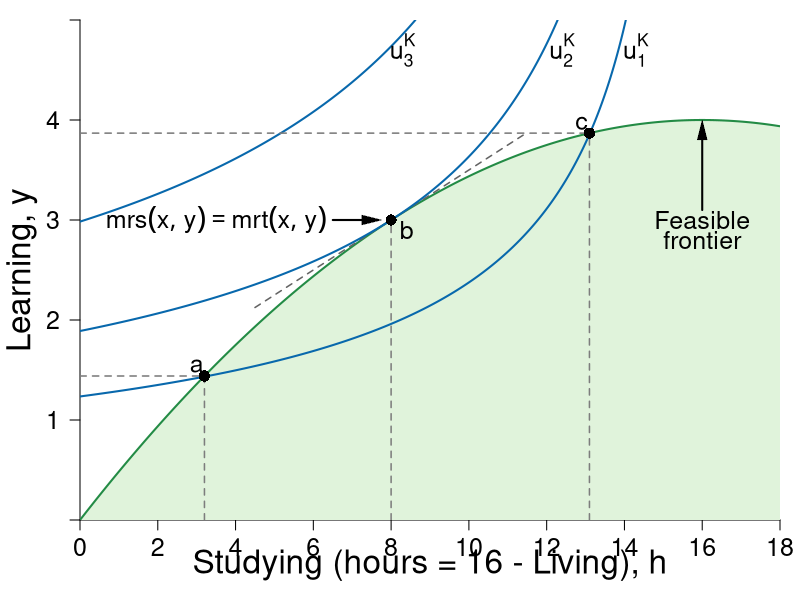

Write the R code that produced this figure.
#Graph Designer: Simon Halliday
#Authors: Bowles, Foley and Halliday
#Title: Microeconomics: Competition, Conflict and Coordination

library(shape)
#pdf(file = "feasible_frontier_indifference_badsSTEP1.pdf", width = 8, height = 8)
#pdf(file = "feasible_frontier_indifference_badsSTEP2.pdf", width = 8, height = 8)
#pdf(file = "feasible_frontier_indifference_badsSTEP3.pdf", width = 8, height = 8)
#pdf(file = "feasible_frontier_indifference_badsSTEP4.pdf", width = 8, height = 8)
pdf(file = "constrained_optimization/feasible_frontier_indifference_bads.pdf", width = 8, height = 8)

#Set parameters for graphics
pointsize <- 1.8
axislabelsize <- 2
labelsize <- 1.5
namesize <- 1.8
annotatesize <- 1.5
graphlinewidth <- 2
segmentlinewidth <- 1.5

COL <- c("#7fc97f", "#beaed4", "#fdc086", "#ffff99", "#386cb0", "#f0027f", "#bf5b17", "#666666")
COLA <- c("#e0f3db", "#99d8c9","#66c2a4","#41ae76", "#238b45", "#005824")
COLB <- c("#4eb3d3", "#2b8cbe", "#0868ac","#084081")
grays <- gray.colors(25, start = 1, end = 0)


#Edited the margins to cater for the larger LHS labels
par(mar =  c(4, 4, 1, 1))

ppf <- function(x, slope = 1/64, bary = 4) {
  bary - slope *(16-x)^2
}

uFn <- function(x, y, alpha = 0.4){
  ((16-x)^alpha)*(y^(1-alpha))
}

indiffA <- function(x, ubar = uFn(8,3) - 1, alpha = 0.4) {
  (ubar/ ((16-x)^alpha))^(1/ (1 - alpha))
}

tangentLine <- function(x, slope, intercept){
  intercept + slope*x
}

ylims <- c(0, 5)
xlims <- c(0, 18)

npts <- 501 
x <- seq(xlims[1], xlims[2], length.out = npts)
y <- seq(ylims[1], ylims[2], length.out = npts) 
#step by step graphs:
#step 2:
#a <- uFn(8, 3) - 1
#step 3:
#a <- c(uFn(8, 3) - 1, uFn(8, 3) + 1.4) 
#final:
a <- c(uFn(8, 3) - 1, uFn(8, 3), uFn(8, 3) + 1.4) #alpha = 0.4

plot(0, 0, xlim = xlims, ylim = ylims, type = "n",
     xlab = expression(paste("")),
     ylab = expression(paste("")), 
     xaxt = "n", 
     yaxt = "n", 
     cex.lab = axislabelsize, 
     bty = "n", 
     xaxs="i", 
     yaxs="i"
)


# ticksy <- seq(from = 0, to = ylims[2], by = 1)
# ylabels <- seq(from = 0, to = ylims[2], by = 1)
ticksx <- seq(from = 0, to = xlims[2], by = 2)
xlabels <- seq(from = 0, to = xlims[2], by = 2)
ticksy <- c(ylims[1], 1, 2, 3, 4, ylims[2])
ylabels <- c(NA, 1, 2, 3, 4, NA)
# ticksx <- c(xlims[1], 5.25, 8.944272, xlims[2])
# xlabels <- c(NA, expression(paste(x,"*")), expression(paste(bar(x))), NA)

axis(1, at = ticksx, pos = 0, labels = xlabels, cex.axis = labelsize)
axis(2, at = ticksy, pos = 0, labels = ylabels, las = 1, cex.axis = labelsize)

npts <- 500 
xx1 <- seq(xlims[1], xlims[2], length.out = npts)

xx3 <- seq(4.5, 11.5, length.out = npts)

#Draw the polygon for shading the feasible set
xpoly1 <- seq(from = xlims[1], to = xlims[2], length.out = 500)
ypoly1 <- ppf(xpoly1)
polygon(x = c(xlims[2], xlims[2], xpoly1, 0),
        y = c(ppf(xlims[2]), 0, ypoly1, ylims[2]),
        col=COLA[1], density=NULL, border = NA)

#Draw the graphs
lines(xx1, ppf(xx1), col = COLA[5], lwd = graphlinewidth)

lines(xx3, tangentLine(xx3, slope = 1/4, intercept = 1), col = grays[22], lwd = segmentlinewidth, lty = 2)

#Label the feasible frontier
text(16, 3, expression("Feasible"), cex = labelsize)
text(16, 2.8, expression("frontier"), cex = labelsize)
Arrows(16, 3.1, 16, 3.9, col = "black", lty = 1, lwd = 2, arr.type = "triangle", arr.lwd = 0.5)

contour(x, y, 
        outer(x, y, uFn),
        drawlabels = FALSE,
        col = COLB[3],
        lwd = graphlinewidth,
        levels = a, 
        xaxs="i", 
        yaxs="i", 
        add = TRUE)

#Axis labels
text(0.5*xlims[2], -0.45, expression(paste("Studying (hours = 16 - Living), ", h)), xpd = TRUE, cex = axislabelsize) 
text(-1.5, 0.5*ylims[2], expression(paste("Learning, ", y)), xpd = TRUE, cex = axislabelsize, srt = 90) 

#Add mrs = mrt at b
#text(7.3, 3.6, expression(paste(mrs(x,y) == mrt(x,y))), cex = labelsize)
#Arrows(8, 3.5, 8, 3.15, col = "black", lty = 1, lwd = 2, arr.type = "triangle", arr.lwd = 0.5)

text(3.5, 3, expression(paste(mrs(x,y) == mrt(x,y))), cex = labelsize)
Arrows(6.5, 3, 7.5, 3, col = "black", lty = 1, lwd = 2, arr.type = "triangle", arr.lwd = 0.5)


#Label the indifference curves
text(14.3, 4.7, expression(u[1]^K), cex = labelsize)
text(12.4, 4.7, expression(u[2]^K), cex = labelsize)
text(8.3, 4.7, expression(u[3]^K), cex = labelsize)

#Annotate max u point on feasible frontier
text(8.4, ppf(8) - 0.1, expression(paste(b)), cex = labelsize)
segments(8, 0, 8, ppf(x = 8), lty = 2, col = grays[20], lwd = segmentlinewidth)
#segments(0, ppf(x = 8), 8, ppf(x = 8), lty = 2, col = grays[20], lwd = segmentlinewidth)
points(8, ppf(x = 8), pch = 16, col = "black", cex = 1.5)

text(3.2-0.2, ppf(3.2) + 0.1, expression(paste(a)), cex = labelsize)
segments(3.2, 0, 3.2, ppf(x = 3.2), lty = 2, col = grays[20], lwd = segmentlinewidth)
segments(0, ppf(x = 3.2), 3.2, ppf(x = 3.2), lty = 2, col = grays[20], lwd = segmentlinewidth)
points(3.2, ppf(x = 3.2), pch = 16, col = "black", cex = 1.5)


text(13.1-0.2, ppf(13.1) + 0.1, expression(paste(c)), cex = labelsize)
segments(13.1, 0, 13.1, ppf(x = 13.1), lty = 2, col = grays[20], lwd = segmentlinewidth)
segments(0, ppf(x = 13.1), 13.1, ppf(x = 13.1), lty = 2, col = grays[20], lwd = segmentlinewidth)
points(13.1, ppf(x = 13.1), pch = 16, col = "black", cex = 1.5)



dev.off()
